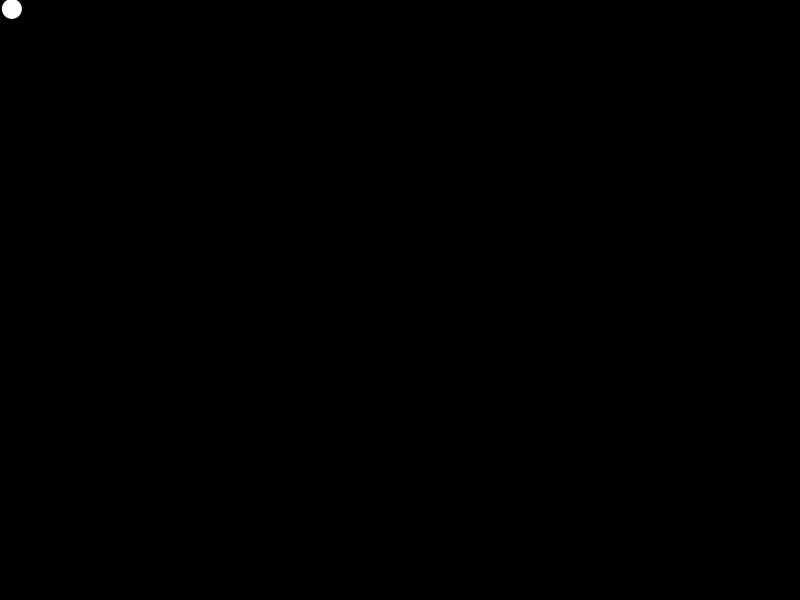
Frame 1 (no input)
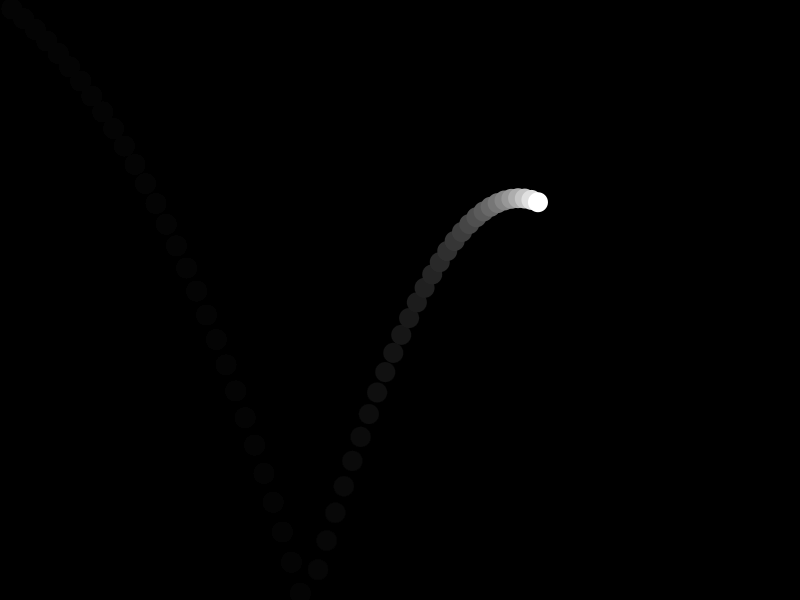
Frame 60 (the mouse pressed at the canvas centre just before this capture)
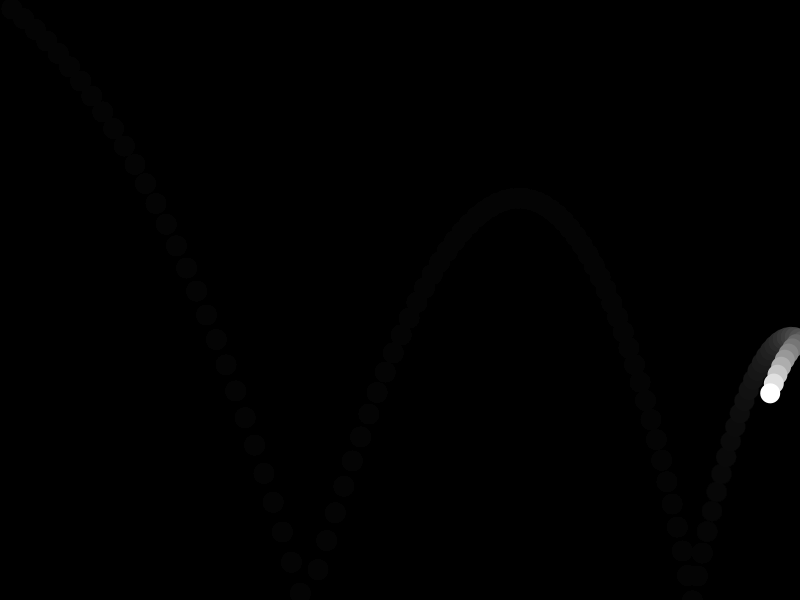
Frame 120 (the mouse held since frame 60 and released just before this capture)

The Processing sketch that drew these frames (run headless with seeded random() and noise(); from frame 60 on, the mouse is pressed at the canvas centre):

// Processing sketch: list06_04
// ── list06_04.pde
PVector force; // 力
PVector acceleration; // 加速度
PVector location; // 位置
PVector velocity; // 速度
PVector gravity; // 重力
float mass; // 質量
float friction; // 摩擦力
PVector min; // 稼動範囲(min)
PVector max; // 稼動範囲(max)

void setup() {
  size(800, 600);
  frameRate(60);
  // 位置、速度を初期化する
  location = new PVector(0.0, 0.0);
  velocity = new PVector(0.0, 0.0);
  gravity = new PVector(0.0, 1.0); // 下向きに1.0の重力を設定する
  force = new PVector(12.0, 8.0); //(12.0, 8.0)の力を加える
  // 稼動範囲を設定
  min = new PVector(0.0, 0.0);
  max = new PVector(width, height);
  mass = 1.0; // 質量は1.0に設定する
  friction = 0.01; // 摩擦力を0.01に設定する
  acceleration = force.mult(mass); // 質量と速度から加速度を算出する
  background(0);
}

void draw() {
  //背景をフェードさせる
  fill(0, 31);
  rect(0, 0, width, height);
  fill(255);
  noStroke();
  acceleration.add(gravity); // 重力を加える
  velocity.add(acceleration); // 加速度から速度を算出する
  velocity.mult(1.0 - friction); // 摩擦力から速度を変化させる
  location.add(velocity); // 速度から位置を算出する
  acceleration.set(0, 0); // 加速度を0にリセット(等速運動)する
  ellipse(location.x, location.y, 20, 20); // 円を描画する
  bounceOffWalls(); // 壁でバウンドさせる
}

// 壁のバウンドを計算する  
void bounceOffWalls() {
  if (location.x > max.x) {
    location.x = max.x;
    velocity.x *= -1;
  }
  if (location.x < min.x) {
    location.x = min.x;
    velocity.x *= -1;
  }
  if (location.y > max.y) {
    location.y = max.y;
    velocity.y *= -1;
  }
  if (location.y < min.y) {
    location.y = min.y;
    velocity.y *= -1;
  }
}
